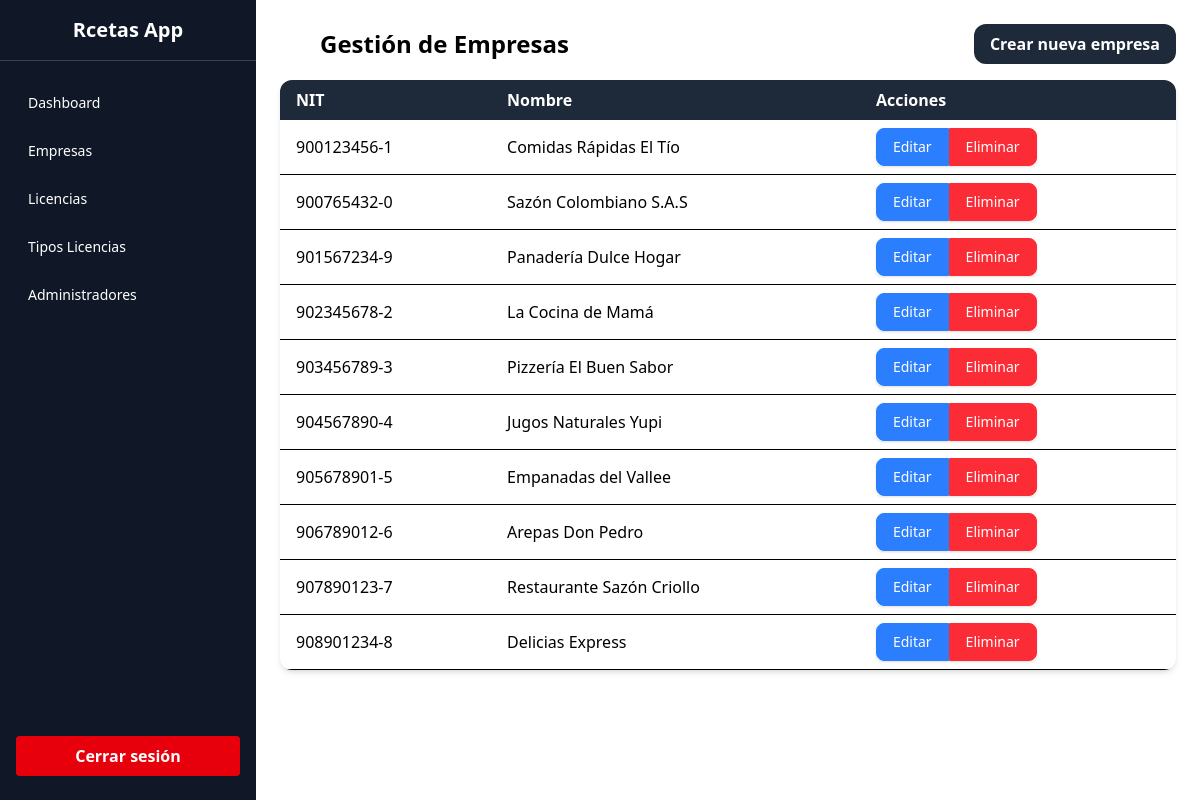
/views/superadmin/empresas/index.php, run on the app's committed database.
### tables this page shows
CREATE TABLE `empresas` (
  `nit` varchar(20) NOT NULL,
  `nombre` varchar(100) NOT NULL,
  `direccion` varchar(150) DEFAULT NULL,
  `telefono` varchar(20) DEFAULT NULL,
  `correo` varchar(100) DEFAULT NULL
);

### views/superadmin/empresas/index.php (the view, shortened to what this page needs)
<?php
$conex = new Database;
$pdo = $conex->conectar();
$stmt = $pdo->query("SELECT * FROM empresas");
$empresas = $stmt->fetchAll(PDO::FETCH_ASSOC);
?>
<!DOCTYPE html>
<html lang="es">
<?php include '../../../partials/head.php'; ?>
<body class="flex">
    <?php include '../../../partials/sidebaradm.php'; ?>
    <main class="p-6 w-full md:ml-64">
        <div class="flex justify-between items-center mb-4">
            <h1 class="text-2xl font-bold pl-10">Gestión de Empresas</h1>
            <a href="<?= BASE_URL ?>views/superadmin/empresas/crear.php"
               class="bg-gray-800 hover:bg-gray-900 text-white font-semibold py-2 px-4 rounded-xl transition">
                Crear nueva empresa
            </a>
        </div>
        <div class="overflow-x-auto rounded-xl shadow-md bg-white">
            <table class="min-w-full">
                <thead class="bg-gray-800 text-white text-left">
                    <tr>
                        <th class="px-4 py-2">NIT</th>
                        <th class="px-4 py-2">Nombre</th>
                        <th class="px-4 py-2">Acciones</th>
                    </tr>
                </thead>
                <tbody>
                    <?php foreach ($empresas as $empresa): ?>
                        <tr class="border-b hover:bg-gray-100">
                            <td class="px-4 py-2"><?= htmlspecialchars($empresa['nit']) ?></td>
                            <td class="px-4 py-2"><?= htmlspecialchars($empresa['nombre']) ?></td>
                            <td class="px-4 py-2">
                                <div class="inline-flex rounded-md shadow-sm" role="group">
                                    <a href="<?= BASE_URL ?>views/superadmin/empresas/editar.php?nit=<?= urlencode($empresa['nit']) ?>"
                                       class="px-4 py-2 text-sm font-medium text-white bg-blue-500 border border-blue-500 rounded-l-lg hover:bg-blue-600 focus:z-10 focus:ring-2 focus:ring-blue-500 focus:outline-none">
                                        Editar
                                    </a>
                                    <form action="<?= BASE_URL ?>views/superadmin/empresas/eliminar.php" method="POST" class="inline">
                                        <button type="submit"
                                                class="px-4 py-2 text-sm font-medium text-white bg-red-500 border border-red-500 rounded-r-lg hover:bg-red-600 focus:z-10 focus:ring-2 focus:ring-red-500 focus:outline-none">
                                            Eliminar
                                        </button>
                                    </form>
                                </div>
                            </td>
                        </tr>
                    <?php endforeach; ?>
                </tbody>
            </table>
        </div>
    </main>
</body>
</html>

### data on the page
empresas: nit "900123456-1", nombre "Comidas Rápidas El Tío"
empresas: nit "900765432-0", nombre "Sazón Colombiano S.A.S"
empresas: nit "901567234-9", nombre "Panadería Dulce Hogar"
empresas: nit "902345678-2", nombre "La Cocina de Mamá"
empresas: nit "903456789-3", nombre "Pizzería El Buen Sabor"
empresas: nit "904567890-4", nombre "Jugos Naturales Yupi"
empresas: nit "905678901-5", nombre "Empanadas del Vallee"
empresas: nit "906789012-6", nombre "Arepas Don Pedro"
empresas: nit "907890123-7", nombre "Restaurante Sazón Criollo"
empresas: nit "908901234-8", nombre "Delicias Express"
